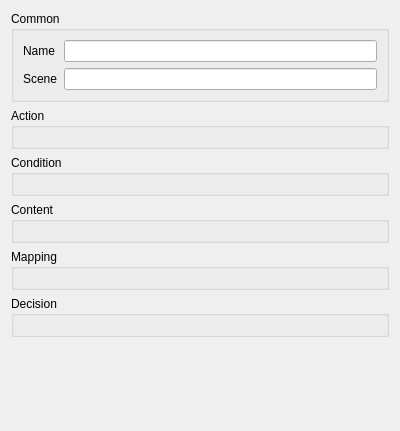
<?xml version="1.0" encoding="UTF-8"?>
<ui version="4.0">
 <class>GGPageEditPanel</class>
 <widget class="QWidget" name="GGPageEditPanel">
  <property name="geometry">
   <rect>
    <x>0</x>
    <y>0</y>
    <width>400</width>
    <height>431</height>
   </rect>
  </property>
  <property name="windowTitle">
   <string>Form</string>
  </property>
  <layout class="QVBoxLayout" name="verticalLayout">
   <item>
    <widget class="QGroupBox" name="grpCommon">
     <property name="title">
      <string>Common</string>
     </property>
     <layout class="QFormLayout" name="formLayout">
      <item row="0" column="0">
       <widget class="QLabel" name="label">
        <property name="text">
         <string>Name</string>
        </property>
       </widget>
      </item>
      <item row="0" column="1">
       <widget class="QLineEdit" name="txtName"/>
      </item>
      <item row="1" column="0">
       <widget class="QLabel" name="label_2">
        <property name="text">
         <string>Scene</string>
        </property>
       </widget>
      </item>
      <item row="1" column="1">
       <widget class="QLineEdit" name="txtScene"/>
      </item>
     </layout>
    </widget>
   </item>
   <item>
    <widget class="QGroupBox" name="grpAction">
     <property name="title">
      <string>Action</string>
     </property>
     <layout class="QVBoxLayout" name="verticalLayout_6">
      <item>
       <widget class="QWidget" name="wgtAction" native="true"/>
      </item>
     </layout>
    </widget>
   </item>
   <item>
    <widget class="QGroupBox" name="grpCondition">
     <property name="title">
      <string>Condition</string>
     </property>
     <layout class="QVBoxLayout" name="verticalLayout_2">
      <item>
       <widget class="GGConditionEditorPane" name="wgtCondition" native="true"/>
      </item>
     </layout>
    </widget>
   </item>
   <item>
    <widget class="QGroupBox" name="grpContent">
     <property name="title">
      <string>Content</string>
     </property>
     <layout class="QVBoxLayout" name="verticalLayout_3">
      <item>
       <widget class="GGContentEditorPane" name="wgtContent" native="true"/>
      </item>
     </layout>
    </widget>
   </item>
   <item>
    <widget class="QGroupBox" name="grpMapping">
     <property name="title">
      <string>Mapping</string>
     </property>
     <layout class="QVBoxLayout" name="verticalLayout_5">
      <item>
       <widget class="QWidget" name="wgtMapping" native="true"/>
      </item>
     </layout>
    </widget>
   </item>
   <item>
    <widget class="QGroupBox" name="grpDecision">
     <property name="title">
      <string>Decision</string>
     </property>
     <layout class="QVBoxLayout" name="verticalLayout_4">
      <item>
       <widget class="QWidget" name="wgtDecision" native="true"/>
      </item>
     </layout>
    </widget>
   </item>
   <item>
    <spacer name="verticalSpacer">
     <property name="orientation">
      <enum>Qt::Vertical</enum>
     </property>
     <property name="sizeHint" stdset="0">
      <size>
       <width>0</width>
       <height>0</height>
      </size>
     </property>
    </spacer>
   </item>
  </layout>
 </widget>
 <customwidgets>
  <customwidget>
   <class>GGContentEditorPane</class>
   <extends>QWidget</extends>
   <header>ui/panes/ggcontenteditorpane.h</header>
   <container>1</container>
  </customwidget>
  <customwidget>
   <class>GGConditionEditorPane</class>
   <extends>QWidget</extends>
   <header>ui/panes/ggconditioneditorpane.h</header>
   <container>1</container>
  </customwidget>
 </customwidgets>
 <resources/>
 <connections/>
</ui>
